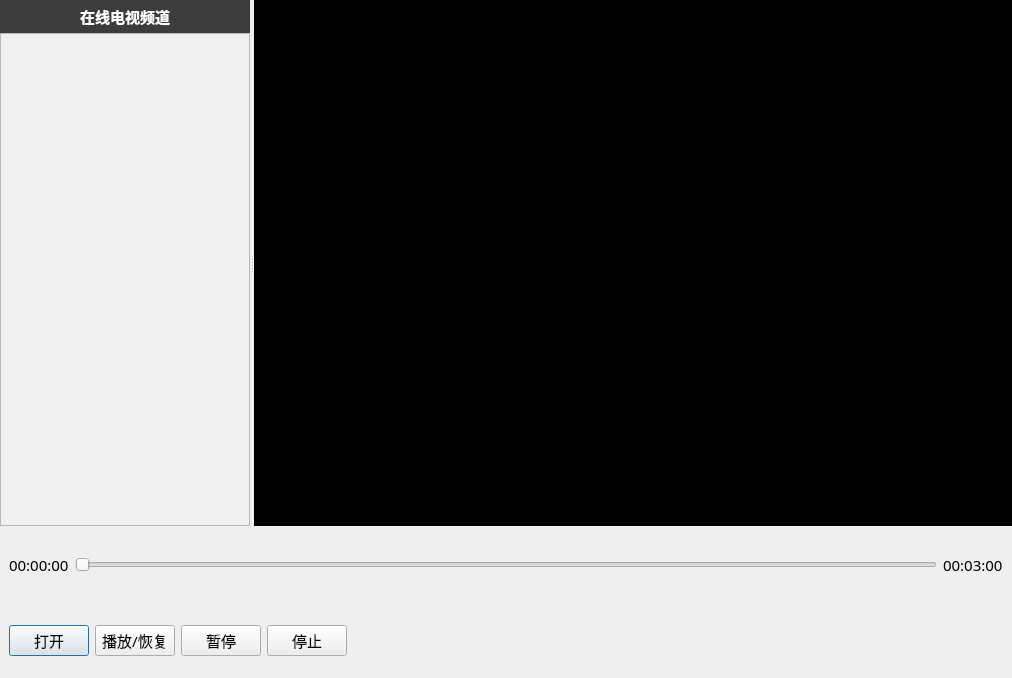
<?xml version="1.0" encoding="UTF-8"?>
<ui version="4.0">
 <class>PlayerDialog</class>
 <widget class="QDialog" name="PlayerDialog">
  <property name="geometry">
   <rect>
    <x>0</x>
    <y>0</y>
    <width>1012</width>
    <height>678</height>
   </rect>
  </property>
  <property name="font">
   <font>
    <family>微软雅黑</family>
    <pointsize>11</pointsize>
   </font>
  </property>
  <property name="windowTitle">
   <string>PlayerDialog</string>
  </property>
  <property name="sizeGripEnabled">
   <bool>false</bool>
  </property>
  <layout class="QVBoxLayout" name="verticalLayout_2">
   <property name="leftMargin">
    <number>0</number>
   </property>
   <property name="topMargin">
    <number>0</number>
   </property>
   <property name="rightMargin">
    <number>0</number>
   </property>
   <property name="bottomMargin">
    <number>0</number>
   </property>
   <item>
    <widget class="QSplitter" name="splitter">
     <property name="orientation">
      <enum>Qt::Horizontal</enum>
     </property>
     <property name="childrenCollapsible">
      <bool>false</bool>
     </property>
     <widget class="QWidget" name="wdg_channel_list" native="true">
      <property name="minimumSize">
       <size>
        <width>200</width>
        <height>0</height>
       </size>
      </property>
      <property name="maximumSize">
       <size>
        <width>250</width>
        <height>16777215</height>
       </size>
      </property>
      <layout class="QVBoxLayout" name="verticalLayout_channel">
       <property name="spacing">
        <number>0</number>
       </property>
       <property name="leftMargin">
        <number>0</number>
       </property>
       <property name="topMargin">
        <number>0</number>
       </property>
       <property name="rightMargin">
        <number>0</number>
       </property>
       <property name="bottomMargin">
        <number>0</number>
       </property>
       <item>
        <widget class="QLabel" name="lb_channel_title">
         <property name="styleSheet">
          <string notr="true">font-weight: bold; background-color: rgb(60, 60, 60); color: white; padding: 5px;</string>
         </property>
         <property name="text">
          <string>在线电视频道</string>
         </property>
         <property name="alignment">
          <set>Qt::AlignCenter</set>
         </property>
        </widget>
       </item>
       <item>
        <widget class="QListWidget" name="listWidget_channels">
         <property name="styleSheet">
          <string notr="true">background-color: rgb(240, 240, 240);</string>
         </property>
        </widget>
       </item>
      </layout>
     </widget>
     <widget class="QWidget" name="wdg_content" native="true">
      <property name="styleSheet">
       <string notr="true">background-color: rgb(0, 0, 0);</string>
      </property>
      <layout class="QVBoxLayout" name="verticalLayout">
       <property name="spacing">
        <number>0</number>
       </property>
       <property name="leftMargin">
        <number>0</number>
       </property>
       <property name="topMargin">
        <number>0</number>
       </property>
       <property name="rightMargin">
        <number>0</number>
       </property>
       <property name="bottomMargin">
        <number>0</number>
       </property>
       <item>
        <widget class="MyOpenGLWidget" name="wdg_show" native="true">
         <property name="layoutDirection">
          <enum>Qt::LeftToRight</enum>
         </property>
        </widget>
       </item>
      </layout>
     </widget>
    </widget>
   </item>
   <item>
    <widget class="QWidget" name="wdg_middle" native="true">
     <property name="minimumSize">
      <size>
       <width>0</width>
       <height>65</height>
      </size>
     </property>
     <property name="maximumSize">
      <size>
       <width>16777215</width>
       <height>65</height>
      </size>
     </property>
     <property name="sizeIncrement">
      <size>
       <width>0</width>
       <height>0</height>
      </size>
     </property>
     <layout class="QHBoxLayout" name="horizontalLayout_2">
      <item>
       <widget class="QLabel" name="lb_curTime">
        <property name="text">
         <string>00:00:00</string>
        </property>
       </widget>
      </item>
      <item>
       <widget class="QSlider" name="slider_progress">
        <property name="orientation">
         <enum>Qt::Horizontal</enum>
        </property>
       </widget>
      </item>
      <item>
       <widget class="QLabel" name="lb_totalTime">
        <property name="text">
         <string>00:03:00</string>
        </property>
       </widget>
      </item>
     </layout>
    </widget>
   </item>
   <item>
    <widget class="QWidget" name="wdg_bottom" native="true">
     <property name="minimumSize">
      <size>
       <width>0</width>
       <height>75</height>
      </size>
     </property>
     <property name="maximumSize">
      <size>
       <width>16777215</width>
       <height>75</height>
      </size>
     </property>
     <layout class="QHBoxLayout" name="horizontalLayout">
      <item>
       <widget class="QPushButton" name="pb_start">
        <property name="text">
         <string>打开</string>
        </property>
       </widget>
      </item>
      <item>
       <widget class="QPushButton" name="pb_resume">
        <property name="text">
         <string>播放/恢复</string>
        </property>
       </widget>
      </item>
      <item>
       <widget class="QPushButton" name="pb_pause">
        <property name="text">
         <string>暂停</string>
        </property>
       </widget>
      </item>
      <item>
       <widget class="QPushButton" name="pb_stop">
        <property name="text">
         <string>停止</string>
        </property>
       </widget>
      </item>
      <item>
       <spacer name="horizontalSpacer">
        <property name="orientation">
         <enum>Qt::Horizontal</enum>
        </property>
        <property name="sizeHint" stdset="0">
         <size>
          <width>158</width>
          <height>20</height>
         </size>
        </property>
       </spacer>
      </item>
     </layout>
    </widget>
   </item>
  </layout>
 </widget>
 <customwidgets>
  <customwidget>
   <class>MyOpenGLWidget</class>
   <extends>QWidget</extends>
   <header location="global">myopenglwidget.h</header>
   <container>1</container>
  </customwidget>
 </customwidgets>
 <resources/>
 <connections/>
</ui>
